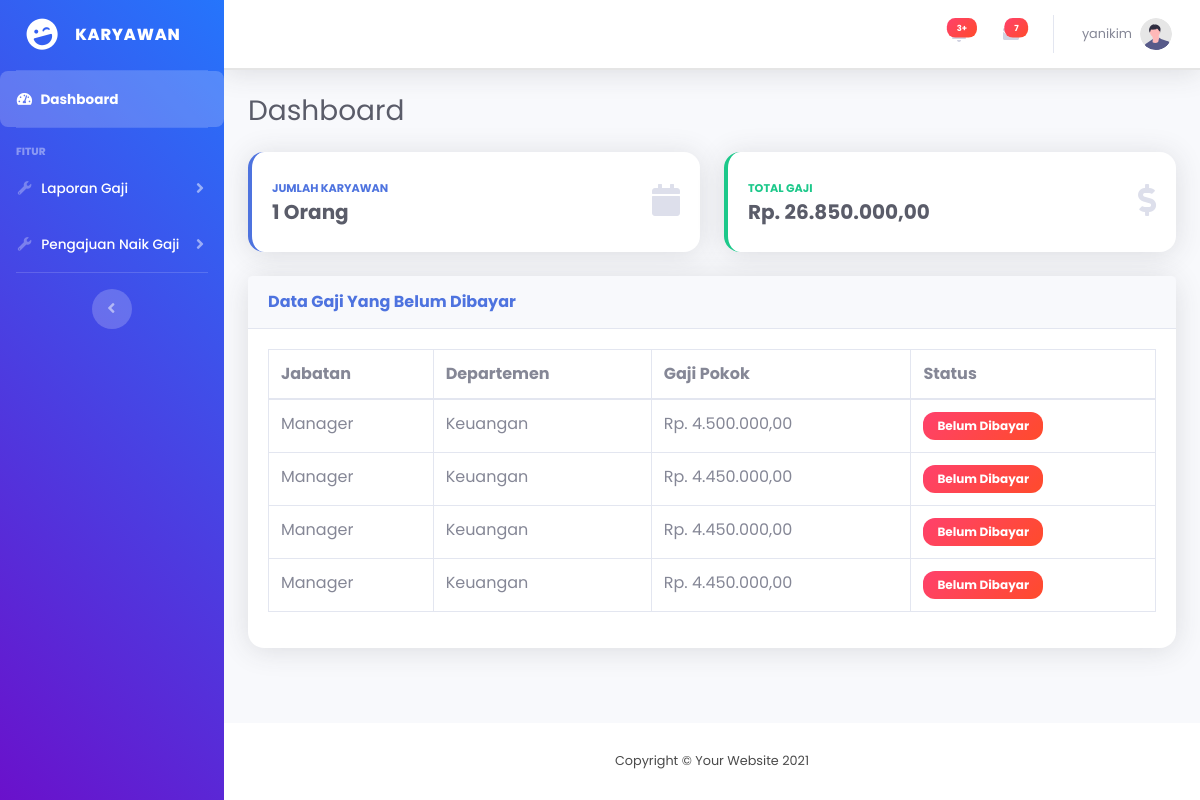
Page /karyawan (signed in) on the committed database.
### tables this page shows
CREATE TABLE `penggajian` (
  `id` int(11) NOT NULL,
  `id_karyawan` int(11) DEFAULT NULL,
  `jabatan` varchar(255) NOT NULL,
  `bulan_gaji` varchar(255) NOT NULL,
  `gaji_pokok` decimal(10,0) NOT NULL,
  `total_gaji` decimal(10,0) NOT NULL,
  `status` varchar(255) NOT NULL,
  `tanggal_pembayaran` date NOT NULL
);

CREATE TABLE `karyawan` (
  `id` int(11) NOT NULL,
  `nama` varchar(100) NOT NULL,
  `username` varchar(255) NOT NULL,
  `password` varchar(255) NOT NULL,
  `jabatan` varchar(100) NOT NULL,
  `departemen` varchar(100) DEFAULT NULL,
  `gaji_pokok` decimal(15,2) NOT NULL,
  `status` enum('aktif','non-aktif') DEFAULT 'aktif',
  `tanggal_bergabung` date DEFAULT NULL
);

### karyawan/index.php (the view, shortened to what this page needs)
<?php
    include '../koneksi.php';
$id_karyawan = $_SESSION['id_karyawan'];
$gaji = "SELECT SUM(total_gaji) as total_gaji FROM penggajian WHERE id_karyawan = '$id_karyawan'";
$resultgaji = $koneksi->query($gaji);
$rowgaji = $resultgaji->fetch_assoc();
$total_gaji = $rowgaji["total_gaji"];
$karyawan = "SELECT COUNT(*) as id FROM karyawan";
$resultkaryawan = $koneksi->query($karyawan);
$rowkaryawan = $resultkaryawan->fetch_assoc();
$jumlah_karyawan = $rowkaryawan["id"];
?>
<!DOCTYPE html>
<html lang="en">
<head>
    <link href="../assets/vendor/fontawesome-free/css/all.min.css" rel="stylesheet" type="text/css">
    <link href="../assets/css/sb-admin-2.min.css" rel="stylesheet">
</head>
<body id="page-top">
    <div id="wrapper">
        <ul class="navbar-nav bg-gradient-primary sidebar sidebar-dark accordion" id="accordionSidebar">
            <a class="sidebar-brand d-flex align-items-center justify-content-center" href="index.php">
                <div class="sidebar-brand-icon rotate-n-15">
                    <i class="fas fa-laugh-wink"></i>
                </div>
                <div class="sidebar-brand-text mx-3">Karyawan</div>
            </a>
            <hr class="sidebar-divider my-0">
            <li class="nav-item active">
                <a class="nav-link" href="index.php">
                    <i class="fas fa-fw fa-tachometer-alt"></i>
                    <span>Dashboard</span></a>
            </li>
            <hr class="sidebar-divider">
            <div class="sidebar-heading">
                Fitur
            </div>
            <li class="nav-item">
                <a class="nav-link collapsed" href="#" data-toggle="collapse" data-target="#laporanGaji"
                    aria-expanded="true" aria-controls="collapseUtilities">
                    <i class="fas fa-fw fa-wrench"></i>
                    <span>Laporan Gaji</span>
                </a>
            </li>
            <li class="nav-item">
                <a class="nav-link collapsed" href="#" data-toggle="collapse" data-target="#pengajuan"
                    aria-expanded="true" aria-controls="collapseUtilities">
                    <i class="fas fa-fw fa-wrench"></i>
                    <span>Pengajuan Naik Gaji</span>
                </a>
            </li>
            <hr class="sidebar-divider d-none d-md-block">
            <div class="text-center d-none d-md-inline">
                <button class="rounded-circle border-0" id="sidebarToggle"></button>
            </div>
        </ul>
        <div id="content-wrapper" class="d-flex flex-column">
            <div id="content">
                <nav class="navbar navbar-expand navbar-light bg-white topbar mb-4 static-top shadow">
                    <ul class="navbar-nav ml-auto">
                        <li class="nav-item dropdown no-arrow mx-1">
                            <a class="nav-link dropdown-toggle" href="#" id="alertsDropdown" role="button"
                                data-toggle="dropdown" aria-haspopup="true" aria-expanded="false">
                                <i class="fas fa-bell fa-fw"></i>
                                <span class="badge badge-danger badge-counter">3+</span>
                            </a>
                        </li>
                        <li class="nav-item dropdown no-arrow mx-1">
                            <a class="nav-link dropdown-toggle" href="#" id="messagesDropdown" role="button"
                                data-toggle="dropdown" aria-haspopup="true" aria-expanded="false">
                                <i class="fas fa-envelope fa-fw"></i>
                                <span class="badge badge-danger badge-counter">7</span>
                            </a>
                        </li>
                        <li class="nav-item dropdown no-arrow">
                            <a class="nav-link dropdown-toggle" href="#" id="userDropdown" role="button"
                                data-toggle="dropdown" aria-haspopup="true" aria-expanded="false">
                                <span class="mr-2 d-none d-lg-inline text-gray-600 small"><?= $_SESSION['nama_karyawan'] ?></span>
                                <img class="img-profile rounded-circle"
                                    src="../assets/img/undraw_profile.svg">
                            </a>
                        </li>
                    </ul>
                </nav>
                <div class="container-fluid">
                    <div class="d-sm-flex align-items-center justify-content-between mb-4">
                        <h1 class="h3 mb-0 text-gray-800">Dashboard</h1>
                    </div>
                    <div class="row">
                        <div class="col-xl-6 col-md-6 mb-4">
                            <div class="card border-left-primary shadow h-100 py-2">
                                <div class="card-body">
                                    <div class="row no-gutters align-items-center">
                                        <div class="col mr-2">
                                            <div class="text-xs font-weight-bold text-primary text-uppercase mb-1">
                                                Jumlah Karyawan</div>
                                            <div class="h5 mb-0 font-weight-bold text-gray-800"><?= $jumlah_karyawan ?> Orang</div>
                                        </div>
                                        <div class="col-auto">
                                            <i class="fas fa-calendar fa-2x text-gray-300"></i>
                                        </div>
                                    </div>
                                </div>
                            </div>
                        </div>
                        <div class="col-xl-6 col-md-6 mb-4">
                            <div class="card border-left-success shadow h-100 py-2">
                                <div class="card-body">
                                    <div class="row no-gutters align-items-center">
                                        <div class="col mr-2">
                                            <div class="text-xs font-weight-bold text-success text-uppercase mb-1">
                                                Total Gaji</div>
                                            <div class="h5 mb-0 font-weight-bold text-gray-800">Rp. <?= number_format($total_gaji, 2, ',', '.') ?></div>
                                        </div>
                                        <div class="col-auto">
                                            <i class="fas fa-dollar-sign fa-2x text-gray-300"></i>
                                        </div>
                                    </div>
                                </div>
                            </div>
                        </div>
                    </div>
                    <div class="row">
                        <div class="col-xl-12 col-lg-12">
                            <div class="card shadow mb-4">
                                <div
                                    class="card-header py-3 d-flex flex-row align-items-center justify-content-between">
                                    <h6 class="m-0 font-weight-bold text-primary">Data Gaji Yang Belum Dibayar</h6>
                                </div>
                                <div class="card-body">
                                    <div class="table-responsive">
                                        <table class="table table-bordered" id="dataTable" width="100%" cellspacing="0">
                                            <thead>
                                                <tr>
                                                    <th>Jabatan</th>
                                                    <th>Departemen</th>
                                                    <th>Gaji Pokok</th>
                                                    <th>Status</th>
                                                </tr>
                                            </thead>
                                            <tbody>
                                            <?php
                                                $tampil = mysqli_query($koneksi, "SELECT p.*, k.nama,k.departemen
                                                                                FROM penggajian p
                                                                                JOIN karyawan k ON p.id_karyawan = k.id WHERE p.status = 'Belum Dibayar' AND p.id_karyawan = '$id_karyawan'");
                                                while($data = mysqli_fetch_array($tampil)):
                                            ?>
                                                <tr>
                                                    <td><?= $data['jabatan'] ?></td>
                                                    <td><?= $data['departemen'] ?></td>
                                                    <td>Rp. <?= number_format($data['total_gaji'], 2, ',', '.') ?></td>
                                                    <?php if ($data['status'] == 'Sudah Dibayar'): ?>
                                                    <td><span class="badge badge-success"><?= $data['status'] ?></span></td>
                                                    <?php else: ?>
                                                    <td><span class="badge badge-danger"><?= $data['status'] ?></span></td>
                                                    <?php endif; ?>
                                                </tr>
                                                <?php
                                                    endwhile;
                                                ?>
                                            </tbody>
                                        </table>
                                    </div>
                                </div>
                            </div>
                        </div>
                    </div>
                </div>
            </div>
            <footer class="sticky-footer bg-white">
                <div class="container my-auto">
                    <div class="copyright text-center my-auto">
                        <span>Copyright &copy; Your Website 2021</span>
                    </div>
                </div>
            </footer>
        </div>
    </div>
</body>
</html>

### karyawan/index.php (style rules this page uses)
body, html { font-family: 'Poppins', sans-serif; background: linear-gradient(120deg, #f5f7fa, #c3cfe2); height: 100%; color: #4a4a4a; }
.sidebar { background: linear-gradient(45deg, #6a11cb, #2575fc); color: #ffffff; }
.sidebar .nav-item .nav-link { color: #ffffff; font-weight: 500; transition: all 0.3s ease-in-out; }
.sidebar .nav-item.active .nav-link, .sidebar .nav-item .nav-link:hover { background-color: rgba(255, 255, 255, 0.2); border-radius: 8px; }
.navbar { background: #ffffff; border-bottom: 2px solid rgba(0, 0, 0, 0.1); box-shadow: 0 4px 6px rgba(0, 0, 0, 0.1); }
.navbar-brand, .navbar-nav .nav-link { color: #4a4a4a; font-weight: 600; }
.card { border: none; border-radius: 16px; transition: transform 0.3s ease, box-shadow 0.3s ease; box-shadow: 0 6px 20px rgba(0, 0, 0, 0.1); }
.badge { padding: 8px 14px; border-radius: 12px; }
.badge-danger { background: linear-gradient(135deg, #ff416c, #ff4b2b); color: #fff; }

### rows in the picture
penggajian: jabatan "Manager", id_karyawan.departemen "Keuangan", total_gaji "4.500.000,00", status "Belum Dibayar"
penggajian: jabatan "Manager", id_karyawan.departemen "Keuangan", total_gaji "4.450.000,00", status "Belum Dibayar"
penggajian: jabatan "Manager", id_karyawan.departemen "Keuangan", total_gaji "4.450.000,00", status "Belum Dibayar"
penggajian: jabatan "Manager", id_karyawan.departemen "Keuangan", total_gaji "4.450.000,00", status "Belum Dibayar"

### other values in the picture
$_SESSION['nama_karyawan'] "yanikim"
$jumlah_karyawan "1"
$total_gaji "26.850.000,00"
